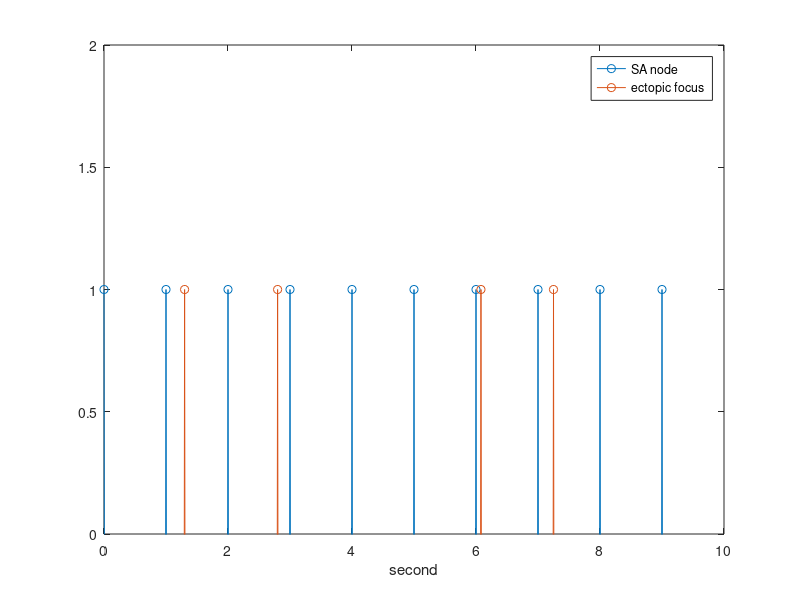

Write MATLAB code to recreate this figure.
% Biosignal hw1: SA node vs. Ectopic focus

% An ectopic pacemaker or ectopic focus is an excitable group of cells that 
% causes a premature heart beat outside the normally functioning SA node of 
% the heart.

% Many parts of the heart possess inherent rhythmicity and pacemaker properties;
% for example, theSA node, the AV node, the Purkinje fibers, atrial tissue, 
% and ventricular tissue. If the SA node is depressed or inactive, anyone 
% of the above tissues may take over the roleof the pacemaker or introduce 
% ectopic beats.

% Time scaled to 100 = 1s
sa_beat = [0:100:900] + 1;
ectopic = [130, 280, 608, 725] + 1;

beat = -ones(1, 1000);
beat(sa_beat) = 1;
sa_beat = beat;

beat = -ones(1, 1000);
beat(ectopic) = 1;
ectopic = beat;

time_scale = [0:0.01:9.99];
figure;
plot(time_scale, sa_beat, '-o');
hold on;
plot(time_scale, ectopic, '-o');

legend('SA node','ectopic focus')
ylim([0 2])
xlabel('second')
